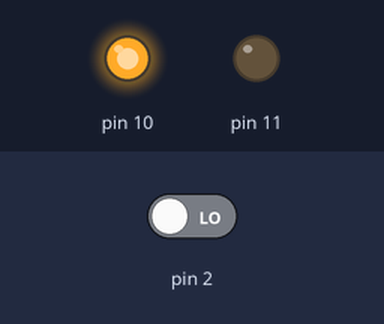
Bench run of a sketch on a simulated Arduino Uno, built with avr-gcc and run on an emulated ATmega328P. On the bench: output pins drawn as LEDs (lit = HIGH). Inputs (shaded band) come from the test bench; at power-on: pin 2 LOW.

Above: at 1.2 s.
1.3 s: pin 2 driven HIGH
At 2.1 s:
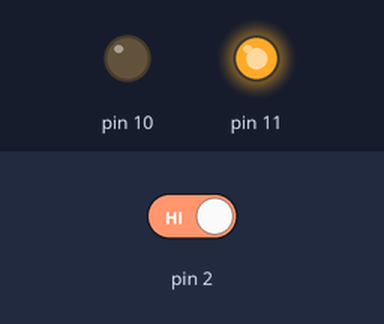
Timing chart, 0 to 4.3 s (numbered marks = the images above; inputs shaded):
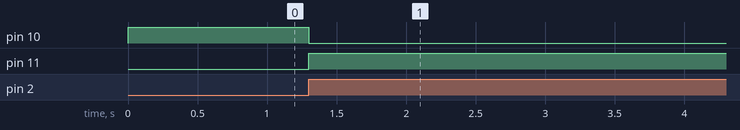

The sketch:

main.ino
```cpp
int buttonState = 0;
int trap = 0;
int pointer = 0;
int study = 1;
int relax = 0;
int studyAlarm = 0;
int relaxAlarm = 0;
int enjoyStudy = 0;

unsigned long int times[50] = {};
const unsigned long int studyTime = 1800000;
const unsigned long int relaxTime = 600000;

unsigned long int studyTimeDeveloped(unsigned long int timeDeveloped){
    unsigned long int studyTime = 0;
    // Sum all intervals studied
    for(int i = enjoyStudy; i < pointer; i+=2){
        studyTime += times[i+1] - times[i];
    }

    // Last interval studied
    studyTime += timeDeveloped - times[pointer];

    return studyTime;
}

void setup() {
    // Setup pins
    pinMode(10, OUTPUT);
    pinMode(11, OUTPUT);
    pinMode(2, INPUT);
}

void loop() {
    unsigned long currentTime = millis();
    buttonState = digitalRead(2);

    // Trap button system
    if(buttonState && !trap){
        // Remove tone
        noTone(12);
        trap++;

        // Every time pressed, add new time
        pointer++;
        times[pointer] = currentTime;

        if (studyAlarm) {
            relax++;
            studyAlarm--;
        }
        if (relaxAlarm){
            relax--;
            enjoyStudy = pointer;
            relaxAlarm--;
        }

        study = (study) ? 0 : 1;
    }
    if(!buttonState) trap = 0;

    // Tone if the user has already studied his time
    if(study && studyTimeDeveloped(currentTime) > studyTime){
        tone(12, 330);
        studyAlarm = 1;
    }

    // Tone if the user has already relaxed his time
    if(relax && currentTime - times[pointer] > relaxTime){
        tone(12, 330);
        relaxAlarm = 1;
    }

    // Pin 10: studying | Pin 11: relaxing
    if(study){
        digitalWrite(10, HIGH);
        digitalWrite(11, LOW);
    }else{
        digitalWrite(10, LOW);
        digitalWrite(11, HIGH);
    }
}
```

Measured:
- after the input at 1.3 s, pin 10: HIGH → LOW at once; pin 11: LOW → HIGH at once
